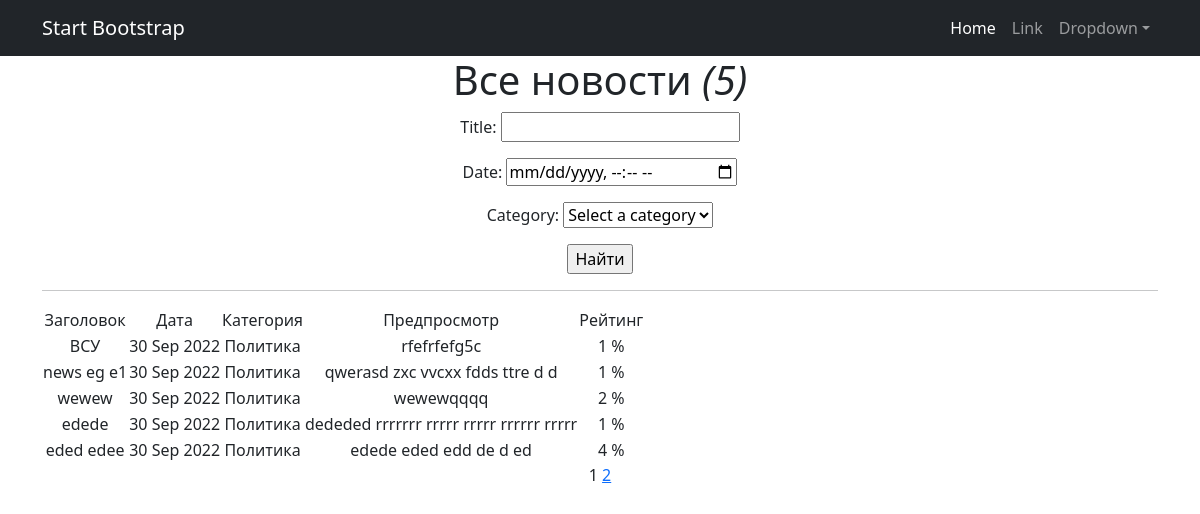
/news/search, run on the app's committed database.
### simpleapp/models.py (models this page shows, shortened)
class Post(models.Model):
    title = models.CharField(
        max_length=100,
        unique=True,  # названия товаров не должны повторяться
    )
    text = models.TextField()
    time_in = models.DateTimeField(auto_now_add=True)
    rating = models.IntegerField(
        validators=[MinValueValidator(0)],
    )
    article = 'AR'
    news = 'NE'
    TYPE = [
        (article, 'Статья'),
        (news, 'Новость'),
    ]
    type = models.CharField(max_length=2, choices=TYPE, default=article)
    category = models.ForeignKey(
        to='Category',
        on_delete=models.CASCADE,
        related_name='post',  # все продукты в категории будут доступны через поле products
    )

class Category(models.Model):
    name = models.CharField(max_length=20, unique=True)
    def __str__(self):
        return f'{self.name}'

### simpleapp/views.py (the view)
# urls.py: path('search', SearchList.as_view(), name='post_search'),
class SearchList(ListView):
    model = Post
    ordering = 'time_in'
    template_name = 'search.html'
    context_object_name = 'Posts'
    paginate_by = 5
    def get_queryset(self):
        queryset = super().get_queryset()
        self.filterset = PostFilter(self.request.GET, queryset)
        return self.filterset.qs
    def get_context_data(self, **kwargs):
        context = super().get_context_data(**kwargs)
        context['filterset'] = self.filterset
        return context

### simpleapp/templatetags/custom_filters.py (called while the page is built)
@register.filter()
def currency(value):
   return f'{value} %'

### simpleapp/templatetags/custom_tags.py (called while the page is built)
@register.simple_tag(takes_context=True)
def url_replace(context, **kwargs):
   d = context['request'].GET.copy()
   for k, v in kwargs.items():
       d[k] = v
   return d.urlencode()

### templates/search.html (shortened to what this page needs)
{% extends 'flatpages/default.html' %}
{% load custom_filters %}
{% load custom_tags %}
{% block content %}
   <h1>Все новости <i>({{ Posts|length }})</i> </h1>
   <form action="" method="get">
       {{ filterset.form.as_p }}
       <input type="submit" value="Найти" />
   </form>
    <hr>
   {% if Posts %}
       <table>
           <tr>
               <td>
                   Заголовок
               </td>
               <td>
                   Дата
               </td>
               <td>
                   Категория
               </td>
               <td>
                   Предпросмотр
               </td>
               <td>
                   Рейтинг
               </td>
                {% for post in Posts %}
                <tr>
               <td>{{ post.title }}</td>
               <td>{{ post.time_in|date:'d M Y' }}</td>
               <td>{{ post.category }}</td>
               <td>{{ post.text|truncatewords:20 }}</td>
               <td>{{ post.rating|currency }}</td>
                </tr>
                {% endfor %}
                </tr>
       </table>
   {% else %}
       <h2>Новостей нет!</h2>
   {% endif %}
   {{ page_obj.number }}
   {% if page_obj.has_next %}
       <a href="?{% url_replace page=page_obj.next_page_number %}">{{ page_obj.next_page_number }}</a>
   {% endif %}
{% endblock content %}

### data on the page
Post: title "ВСУ", time_in "30 Sep 2022", category "Политика", text "rfefrfefg5c", rating "1 %"
Post: title "news eg e1", time_in "30 Sep 2022", category "Политика", text "qwerasd zxc vvcxx fdds ttre d d", rating "1 %"
Post: title "wewew", time_in "30 Sep 2022", category "Политика", text "wewewqqqq", rating "2 %"
Post: title "edede", time_in "30 Sep 2022", category "Политика", text "dededed rrrrrrr rrrrr rrrrr rrrrrr rrrrr", rating "1 %"
Post: title "eded edee", time_in "30 Sep 2022", category "Политика", text "edede eded edd de d ed", rating "4 %"

### other printed values
{{ Posts|length }} "5"
{{ page_obj.number }} "1"
{{ page_obj.next_page_number }} "2"
